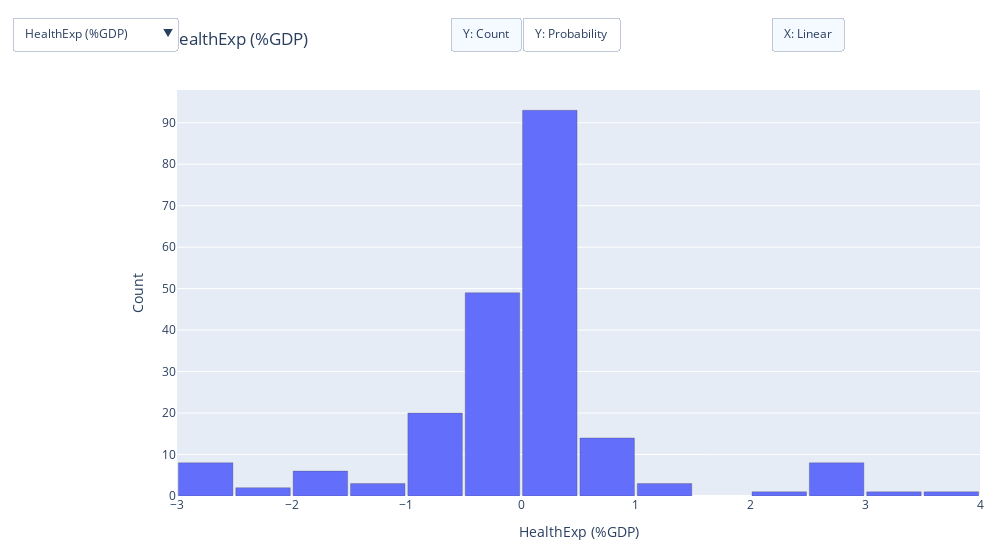

The cell this chart's notebook holds for it:
### Code cell
data_df = pd.read_csv('./WDI_Final_Processed.csv')


# 1) 사용할 9개 지표 (원본 WDI 컬럼명)
cols_to_plot = [
    "Current health expenditure (% of GDP) [SH.XPD.CHEX.GD.ZS]",
    "Domestic general government health expenditure (% of GDP) [SH.XPD.GHED.GD.ZS]",
    "Vulnerable employment, total (% of total employment) (modeled ILO estimate) [SL.EMP.VULN.ZS]",
    "Unemployment, total (% of total labor force) (modeled ILO estimate) [SL.UEM.TOTL.ZS]",
    "Unemployment, youth total (% of total labor force ages 15-24) (modeled ILO estimate) [SL.UEM.1524.ZS]",
    "Wage and salaried workers, total (% of total employment) (modeled ILO estimate) [SL.EMP.WORK.ZS]",
    "Educational attainment, at least Bachelor's or equivalent, population 25+, total (%) (cumulative) [SE.TER.CUAT.BA.ZS]",
    "Share of youth not in education, employment or training, total (% of youth population)  (modeled ILO estimate) [SL.UEM.NEET.ME.ZS]",
    "Unemployment, youth female (% of female labor force ages 15-24) (modeled ILO estimate) [SL.UEM.1524.FE.ZS]"
]

# 2) (옵션) 특정 연도만 보고 싶다면 설정; 전체 보려면 None
YEAR_FILTER = None  # 예: 2019

# 3) 축약 라벨 함수 (subplot 타이틀 겹침 방지)
def short_name(c):
    cl = c.lower()
    if "current health expenditure" in cl: return "HealthExp (%GDP)"
    if "government health" in cl:         return "GovHealthExp (%GDP)"
    if "vulnerable employment" in cl:     return "VulnerableEmp (%)"
    if "wage and salaried" in cl:         return "WageWorkers (%)"
    if "unemployment, total" in cl and "youth" not in cl: return "Unemp Total (%)"
    if "unemployment, youth total" in cl: return "Youth Unemp (%)"
    if "bachelor" in cl:                  return "BA+ Attainment (%)"
    if "neet" in cl:                      return "NEET Youth (%)"
    if "youth female" in cl:              return "Youth Unemp (F) (%)"
    return re.sub(r"\s*\[[A-Z0-9\.\-]+\]\s*$", "", c).strip()

# 4) 존재하는 컬럼만 사용
existing = [c for c in cols_to_plot if c in data_df.columns]
if len(existing) == 0:
    raise ValueError("선택한 지표가 data_df에 없습니다. data_df.columns를 확인하세요.")
cols = existing

# 5) 숫자 변환 & (옵션) 연도 필터
df_num = data_df.copy()
for c in cols:
    df_num[c] = pd.to_numeric(df_num[c], errors="coerce")
if YEAR_FILTER is not None and "Time" in df_num.columns:
    df_num = df_num[df_num["Time"] == YEAR_FILTER]

# 6) 각 지표별 trace를 하나씩 만들되, 기본으로 첫 번째만 보이게
fig = go.Figure()
traces = []
for i, col in enumerate(cols):
    vals = df_num[col].dropna()
    traces.append(
        go.Histogram(
            x=vals,
            name=short_name(col),
            nbinsx=30,
            visible=True if i == 0 else False,  # 첫 번째만 보임
            hovertemplate=f"{col}<br>%{{x:.2f}} → %{{y}}<extra></extra>",
            marker_line_width=0.3
        )
    )
fig.add_traces(traces)

# 7) 드롭다운: 지표 선택 → 해당 trace만 visible=True
buttons = []
for i, col in enumerate(cols):
    visible = [False] * len(cols)
    visible[i] = True
    buttons.append(
        dict(
            label=short_name(col),
            method="update",
            args=[
                {"visible": visible},
                {"title": f"Distribution — {short_name(col)}"
                          + (f" (Year {YEAR_FILTER})" if YEAR_FILTER is not None else "")}
            ]
        )
    )

# 8) Y축 정규화(Count/Probability) & X축 스케일(Linear/Log) 토글 버튼
updatemenus = [
    dict(
        type="dropdown",
        direction="down",
        x=0.0, y=1.18,
        buttons=buttons,
        showactive=True
    ),
    dict(
        type="buttons",
        direction="right",
        x=0.55, y=1.18,
        buttons=[
            dict(label="Y: Count", method="restyle", args=[{"histnorm": ""}]),
            dict(label="Y: Probability", method="restyle", args=[{"histnorm": "probability"}]),
        ]
    ),
    dict(
        type="buttons",
        direction="right",
        x=0.83, y=1.18,
        buttons=[
            dict(label="X: Linear", method="relayout", args=[{"xaxis.type": "linear"}]),
        ]
    )
]

fig.update_layout(
    height=550, width=1000,
    title=f"Distribution — {short_name(cols[0])}"
          + (f" (Year {YEAR_FILTER})" if YEAR_FILTER is not None else ""),
    bargap=0.05,
    showlegend=False,
    updatemenus=updatemenus,
    margin=dict(l=30, r=20, t=90, b=30),
    font=dict(size=12),
    xaxis_title=short_name(cols[0]),
    yaxis_title="Count"
)

fig.show()

### Figure 1 — Plotly figure (JSON) as saved in the notebook; plotly's stock layout.template omitted (floating-point values rounded to 4 significant figures; data arrays with more than 128 entries replaced by an {"elided": "..."} marker saying what was removed)
{"data": [{"hovertemplate": "Current health expenditure (% of GDP) [SH.XPD.CHEX.GD.ZS]<br>%{x:.2f} → %{y}<extra></extra>", "marker": {"line": {"width": 0.3}}, "name": "HealthExp (%GDP)", "nbinsx": 30, "type": "histogram", "visible": true, "x": {"elided": "209 float values"}}, {"hovertemplate": "Domestic general government health expenditure (% of GDP) [SH.XPD.GHED.GD.ZS]<br>%{x:.2f} → %{y}<extra></extra>", "marker": {"line": {"width": 0.3}}, "name": "GovHealthExp (%GDP)", "nbinsx": 30, "type": "histogram", "visible": false, "x": {"elided": "209 float values"}}, {"hovertemplate": "Vulnerable employment, total (% of total employment) (modeled ILO estimate) [SL.EMP.VULN.ZS]<br>%{x:.2f} → %{y}<extra></extra>", "marker": {"line": {"width": 0.3}}, "name": "VulnerableEmp (%)", "nbinsx": 30, "type": "histogram", "visible": false, "x": {"elided": "209 float values"}}, {"hovertemplate": "Unemployment, total (% of total labor force) (modeled ILO estimate) [SL.UEM.TOTL.ZS]<br>%{x:.2f} → %{y}<extra></extra>", "marker": {"line": {"width": 0.3}}, "name": "Unemp Total (%)", "nbinsx": 30, "type": "histogram", "visible": false, "x": {"elided": "209 float values"}}, {"hovertemplate": "Unemployment, youth total (% of total labor force ages 15-24) (modeled ILO estimate) [SL.UEM.1524.ZS]<br>%{x:.2f} → %{y}<extra></extra>", "marker": {"line": {"width": 0.3}}, "name": "Youth Unemp (%)", "nbinsx": 30, "type": "histogram", "visible": false, "x": {"elided": "209 float values"}}, {"hovertemplate": "Wage and salaried workers, total (% of total employment) (modeled ILO estimate) [SL.EMP.WORK.ZS]<br>%{x:.2f} → %{y}<extra></extra>", "marker": {"line": {"width": 0.3}}, "name": "WageWorkers (%)", "nbinsx": 30, "type": "histogram", "visible": false, "x": {"elided": "209 float values"}}, {"hovertemplate": "Educational attainment, at least Bachelor's or equivalent, population 25+, total (%) (cumulative) [SE.TER.CUAT.BA.ZS]<br>%{x:.2f} → %{y}<extra></extra>", "marker": {"line": {"width": 0.3}}, "name": "BA+ Attainment (%)", "nbinsx": 30, "type": "histogram", "visible": false, "x": {"elided": "209 float values"}}, {"hovertemplate": "Share of youth not in education, employment or training, total (% of youth population)  (modeled ILO estimate) [SL.UEM.NEET.ME.ZS]<br>%{x:.2f} → %{y}<extra></extra>", "marker": {"line": {"width": 0.3}}, "name": "NEET Youth (%)", "nbinsx": 30, "type": "histogram", "visible": false, "x": {"elided": "209 float values"}}, {"hovertemplate": "Unemployment, youth female (% of female labor force ages 15-24) (modeled ILO estimate) [SL.UEM.1524.FE.ZS]<br>%{x:.2f} → %{y}<extra></extra>", "marker": {"line": {"width": 0.3}}, "name": "Youth Unemp (F) (%)", "nbinsx": 30, "type": "histogram", "visible": false, "x": {"elided": "209 float values"}}], "layout": {"bargap": 0.05, "font": {"size": 12}, "height": 550, "margin": {"b": 30, "l": 30, "r": 20, "t": 90}, "showlegend": false, "title": {"text": "Distribution — HealthExp (%GDP)"}, "updatemenus": [{"buttons": [{"args": [{"visible": [true, false, false, false, false, false, false, false, false]}, {"title": "Distribution — HealthExp (%GDP)"}], "label": "HealthExp (%GDP)", "method": "update"}, {"args": [{"visible": [false, true, false, false, false, false, false, false, false]}, {"title": "Distribution — GovHealthExp (%GDP)"}], "label": "GovHealthExp (%GDP)", "method": "update"}, {"args": [{"visible": [false, false, true, false, false, false, false, false, false]}, {"title": "Distribution — VulnerableEmp (%)"}], "label": "VulnerableEmp (%)", "method": "update"}, {"args": [{"visible": [false, false, false, true, false, false, false, false, false]}, {"title": "Distribution — Unemp Total (%)"}], "label": "Unemp Total (%)", "method": "update"}, {"args": [{"visible": [false, false, false, false, true, false, false, false, false]}, {"title": "Distribution — Youth Unemp (%)"}], "label": "Youth Unemp (%)", "method": "update"}, {"args": [{"visible": [false, false, false, false, false, true, false, false, false]}, {"title": "Distribution — WageWorkers (%)"}], "label": "WageWorkers (%)", "method": "update"}, {"args": [{"visible": [false, false, false, false, false, false, true, false, false]}, {"title": "Distribution — BA+ Attainment (%)"}], "label": "BA+ Attainment (%)", "method": "update"}, {"args": [{"visible": [false, false, false, false, false, false, false, true, false]}, {"title": "Distribution — NEET Youth (%)"}], "label": "NEET Youth (%)", "method": "update"}, {"args": [{"visible": [false, false, false, false, false, false, false, false, true]}, {"title": "Distribution — Youth Unemp (F) (%)"}], "label": "Youth Unemp (F) (%)", "method": "update"}], "direction": "down", "showactive": true, "type": "dropdown", "x": 0, "y": 1.18}, {"buttons": [{"args": [{"histnorm": ""}], "label": "Y: Count", "method": "restyle"}, {"args": [{"histnorm": "probability"}], "label": "Y: Probability", "method": "restyle"}], "direction": "right", "type": "buttons", "x": 0.55, "y": 1.18}, {"buttons": [{"args": [{"xaxis.type": "linear"}], "label": "X: Linear", "method": "relayout"}], "direction": "right", "type": "buttons", "x": 0.83, "y": 1.18}], "width": 1000, "xaxis": {"title": {"text": "HealthExp (%GDP)"}}, "yaxis": {"title": {"text": "Count"}}}}
